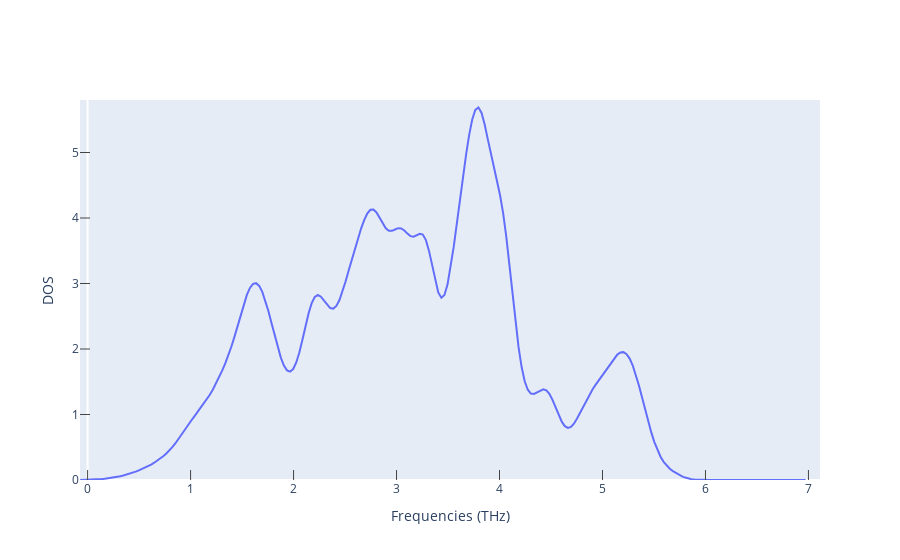

This figure's notebook cell:
### Markdown cell above
## Structure des bandes phononiques et de leur densité d'états

### Code cell
fig_ph_dos = get_plot_dos(phonon_dos)
fig_ph_dos.show()

### Figure 1 — Plotly figure (JSON) as saved in the notebook; plotly's stock layout.template omitted (floating-point values rounded to 4 significant figures; data arrays with more than 128 entries replaced by an {"elided": "..."} marker saying what was removed)
{"data": [{"mode": "lines", "type": "scatter", "x": {"elided": "236 float values"}, "y": {"elided": "236 float values"}}], "layout": {"xaxis": {"mirror": true, "range": [-0.07382, 7.112], "showgrid": false, "ticklen": 10, "ticks": "inside", "title": {"text": "Frequencies (THz)"}}, "yaxis": {"mirror": true, "range": [0, 5.801], "showgrid": false, "ticklen": 10, "ticks": "inside", "title": {"text": "DOS"}}}}
